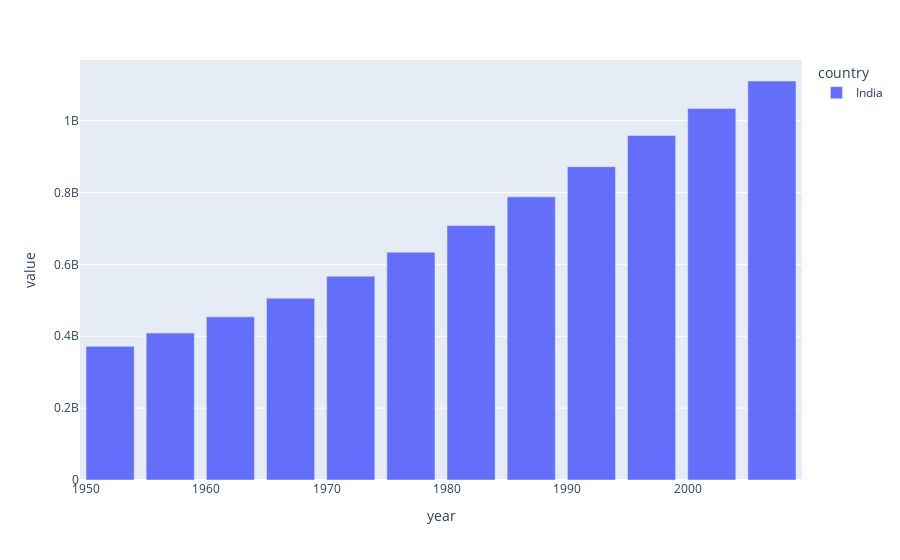

Notebook code for this chart:
### Code cell
px.bar(temp_df, x=temp_df.index, y=temp_df.columns)

### Figure 1 — Plotly figure (JSON) as saved in the notebook; plotly's stock layout.template omitted (floating-point values rounded to 4 significant figures)
{"data": [{"hovertemplate": "country=India<br>year=%{x}<br>value=%{y}<extra></extra>", "legendgroup": "India", "marker": {"color": "#636efa", "pattern": {"shape": ""}}, "name": "India", "orientation": "v", "showlegend": true, "textposition": "auto", "type": "bar", "x": [1952, 1957, 1962, 1967, 1972, 1977, 1982, 1987, 1992, 1997, 2002, 2007], "xaxis": "x", "y": [372000000.0, 409000000.0, 454000000.0, 506000000.0, 567000000.0, 634000000.0, 708000000.0, 788000000.0, 872000000.0, 959000000.0, 1034000000.0, 1110000000.0], "yaxis": "y"}], "layout": {"barmode": "relative", "legend": {"title": {"text": "country"}, "tracegroupgap": 0}, "margin": {"t": 60}, "xaxis": {"anchor": "y", "domain": [0, 1], "title": {"text": "year"}}, "yaxis": {"anchor": "x", "domain": [0, 1], "title": {"text": "value"}}}}
